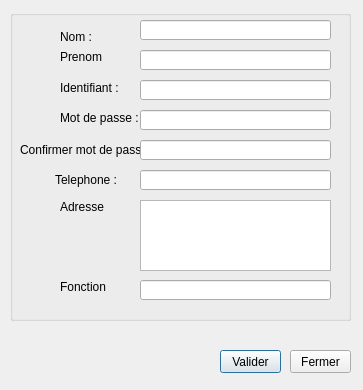
<?xml version="1.0" encoding="UTF-8"?>
<ui version="4.0">
 <class>Dialog</class>
 <widget class="QDialog" name="Dialog">
  <property name="geometry">
   <rect>
    <x>0</x>
    <y>0</y>
    <width>363</width>
    <height>390</height>
   </rect>
  </property>
  <property name="windowTitle">
   <string>Dialog</string>
  </property>
  <widget class="QGroupBox" name="groupBox_2">
   <property name="geometry">
    <rect>
     <x>10</x>
     <y>10</y>
     <width>341</width>
     <height>311</height>
    </rect>
   </property>
   <property name="title">
    <string/>
   </property>
   <widget class="QLabel" name="nomUtilisateur">
    <property name="geometry">
     <rect>
      <x>50</x>
      <y>20</y>
      <width>46</width>
      <height>13</height>
     </rect>
    </property>
    <property name="text">
     <string>Nom : </string>
    </property>
   </widget>
   <widget class="QLineEdit" name="lineEdit">
    <property name="geometry">
     <rect>
      <x>130</x>
      <y>10</y>
      <width>191</width>
      <height>20</height>
     </rect>
    </property>
   </widget>
   <widget class="QLabel" name="prenm">
    <property name="geometry">
     <rect>
      <x>50</x>
      <y>40</y>
      <width>46</width>
      <height>13</height>
     </rect>
    </property>
    <property name="text">
     <string>Prenom :</string>
    </property>
   </widget>
   <widget class="QLineEdit" name="lineEditPrenom">
    <property name="geometry">
     <rect>
      <x>130</x>
      <y>40</y>
      <width>191</width>
      <height>20</height>
     </rect>
    </property>
   </widget>
   <widget class="QLabel" name="login">
    <property name="geometry">
     <rect>
      <x>50</x>
      <y>70</y>
      <width>61</width>
      <height>16</height>
     </rect>
    </property>
    <property name="text">
     <string>Identifiant :</string>
    </property>
   </widget>
   <widget class="QLineEdit" name="lineEditLogin">
    <property name="geometry">
     <rect>
      <x>130</x>
      <y>70</y>
      <width>191</width>
      <height>20</height>
     </rect>
    </property>
   </widget>
   <widget class="QLabel" name="motdepasse">
    <property name="geometry">
     <rect>
      <x>50</x>
      <y>100</y>
      <width>81</width>
      <height>16</height>
     </rect>
    </property>
    <property name="text">
     <string>Mot de passe :</string>
    </property>
   </widget>
   <widget class="QLineEdit" name="lineEditMotPasse">
    <property name="geometry">
     <rect>
      <x>130</x>
      <y>100</y>
      <width>191</width>
      <height>20</height>
     </rect>
    </property>
   </widget>
   <widget class="QLabel" name="confirmerMotPasse">
    <property name="geometry">
     <rect>
      <x>10</x>
      <y>130</y>
      <width>121</width>
      <height>20</height>
     </rect>
    </property>
    <property name="text">
     <string>Confirmer mot de passe :</string>
    </property>
   </widget>
   <widget class="QLineEdit" name="lineEditConfirmMotPasse">
    <property name="geometry">
     <rect>
      <x>130</x>
      <y>130</y>
      <width>191</width>
      <height>20</height>
     </rect>
    </property>
   </widget>
   <widget class="QLabel" name="telephone">
    <property name="geometry">
     <rect>
      <x>45</x>
      <y>160</y>
      <width>61</width>
      <height>20</height>
     </rect>
    </property>
    <property name="text">
     <string>Telephone :</string>
    </property>
   </widget>
   <widget class="QLineEdit" name="lineEditTelephone">
    <property name="geometry">
     <rect>
      <x>130</x>
      <y>160</y>
      <width>191</width>
      <height>20</height>
     </rect>
    </property>
   </widget>
   <widget class="QLabel" name="Adresse">
    <property name="geometry">
     <rect>
      <x>50</x>
      <y>190</y>
      <width>46</width>
      <height>13</height>
     </rect>
    </property>
    <property name="text">
     <string>Adresse :</string>
    </property>
   </widget>
   <widget class="QTextEdit" name="textEditAdresse">
    <property name="geometry">
     <rect>
      <x>130</x>
      <y>190</y>
      <width>191</width>
      <height>71</height>
     </rect>
    </property>
   </widget>
   <widget class="QLabel" name="fonction">
    <property name="geometry">
     <rect>
      <x>50</x>
      <y>270</y>
      <width>46</width>
      <height>13</height>
     </rect>
    </property>
    <property name="text">
     <string>Fonction :</string>
    </property>
   </widget>
   <widget class="QLineEdit" name="lineEditFonction">
    <property name="geometry">
     <rect>
      <x>130</x>
      <y>270</y>
      <width>191</width>
      <height>20</height>
     </rect>
    </property>
   </widget>
   <widget class="QGroupBox" name="groupBox_3">
    <property name="geometry">
     <rect>
      <x>0</x>
      <y>310</y>
      <width>211</width>
      <height>51</height>
     </rect>
    </property>
    <property name="title">
     <string/>
    </property>
   </widget>
  </widget>
  <widget class="QPushButton" name="Valider">
   <property name="geometry">
    <rect>
     <x>220</x>
     <y>350</y>
     <width>61</width>
     <height>23</height>
    </rect>
   </property>
   <property name="text">
    <string>Valider</string>
   </property>
  </widget>
  <widget class="QPushButton" name="Fermer">
   <property name="geometry">
    <rect>
     <x>290</x>
     <y>350</y>
     <width>61</width>
     <height>23</height>
    </rect>
   </property>
   <property name="text">
    <string>Fermer</string>
   </property>
  </widget>
 </widget>
 <resources/>
 <connections/>
</ui>
